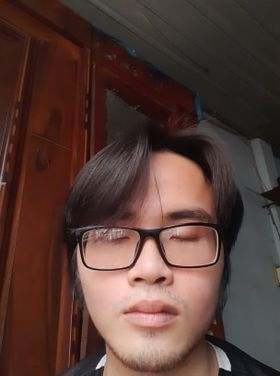
#> input picture data/jupyter-data/data/eye_close.jpg, 280 x 376 px
$ jupyter execute --allow-errors DataExploration.ipynb
#> lines starting #> are read from the running program, lines starting #| are printed output that depends on the picture
[cell 1]
import numpy as np
import math
import csv
import glob
import imageio
import numpy as np
from mlxtend.image import extract_face_landmarks

[cell 2]
def eye_aspect_ratio(eye):
    A = distance.euclidean(eye[1], eye[5])
    B = distance.euclidean(eye[2], eye[4])
    C = distance.euclidean(eye[0], eye[3])
    ear = (A + B) / (2.0 * C)
    return ear

def mouth_aspect_ratio(mouth):
  A = distance.euclidean(mouth[15], mouth[21])
  C = distance.euclidean(mouth[12], mouth[18])
  mar = (A ) / (C)
  return mar

def circularity(eye):
    A = distance.euclidean(eye[1], eye[4])
    radius  = A/2.0
    Area = math.pi * (radius ** 2)
    p = 0
    p += distance.euclidean(eye[0], eye[1])
    p += distance.euclidean(eye[1], eye[2])
    p += distance.euclidean(eye[2], eye[3])
    p += distance.euclidean(eye[3], eye[4])
    p += distance.euclidean(eye[4], eye[5])
    p += distance.euclidean(eye[5], eye[0])
    return 4 * math.pi * Area /(p**2)

def mouth_over_eye(eye):
    ear = eye_aspect_ratio(eye)
    mar = mouth_aspect_ratio(eye)
    mouth_eye = mar/ear
    return mouth_eye

[cell 3]
from scipy.spatial import distance
import cv2
import os
import imageio
import matplotlib.pyplot as plt

data = []
feature=[]
img = cv2.imread('data/eye_close.jpg')
#> img is the input picture: shape (376, 280, 3); mean B, G, R 54.5, 60.7, 86.1
#> (the rest of this cell did not finish here and is left out)

#> (a cell that did not finish here is left out)

[cell 5]
data = []
feature=[]
img = cv2.imread('data/eye_close_1.jpg')
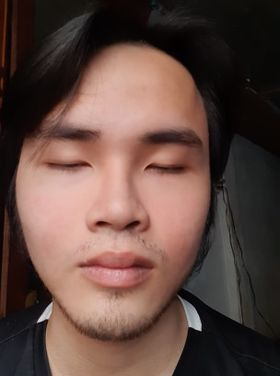
#> input picture data/jupyter-data/data/eye_close_1.jpg, 280 x 376 px
#> img is the input picture: shape (376, 280, 3); mean B, G, R 65, 72.3, 96.4
#> (the rest of this cell did not finish here and is left out)

#> (a cell that did not finish here is left out)

[cell 7]
data = []
feature=[]
img = cv2.imread('data/eye_open.jpg')
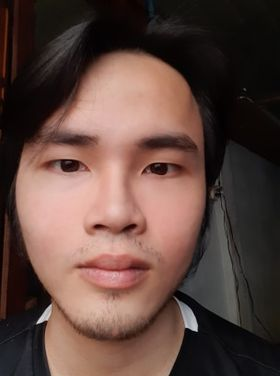
#> input picture data/jupyter-data/data/eye_open.jpg, 280 x 376 px
#> img is the input picture: shape (376, 280, 3); mean B, G, R 62.8, 69.9, 93.8
#> (the rest of this cell did not finish here and is left out)

[cell 8]
data = []
feature=[]
img = cv2.imread('data/mouth_open.jpg')
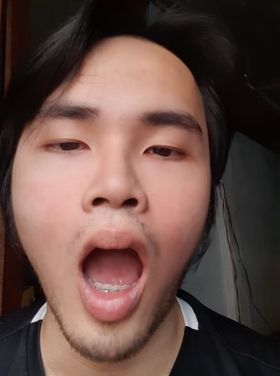
#> input picture data/jupyter-data/data/mouth_open.jpg, 280 x 376 px
#> img is the input picture: shape (376, 280, 3); mean B, G, R 68.9, 75.5, 100.7
#> (the rest of this cell did not finish here and is left out)
